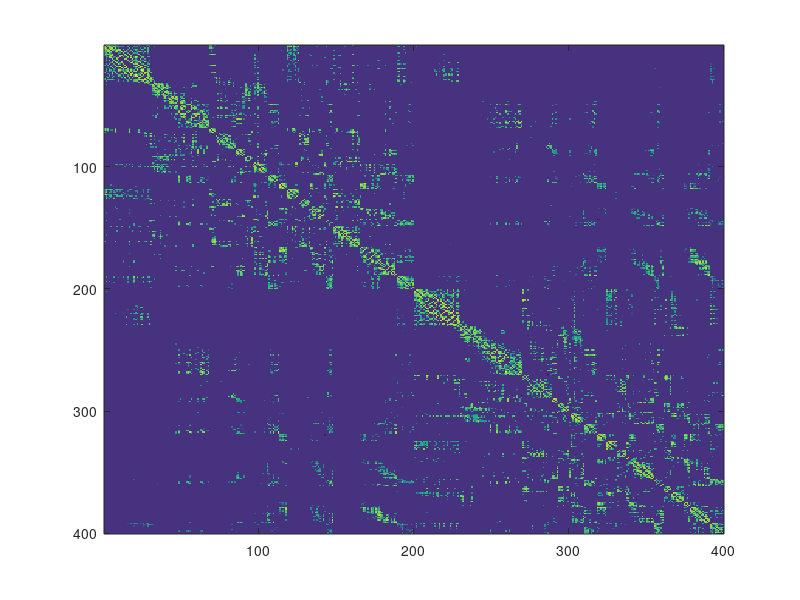

Recreate this plot in MATLAB. (Note: this script raises an error after producing the figure.)


%%%%%%%%%%%%%%%%%%%%%%%%%%%%%%%%%%%%%%%%%%%%%%%%%%%%%%%%%%%%%%%%%%%%%%%%%%%
%% OVERVIEW
% This code accompanies my presentation at the OHBM 2025 Educational Course
% on Brain Eigenmodes
%
% Simple code and example data to explore connectome harmonics aka
% structural eigenmodes (Atasoy et al., 2016 Nat Commun; Atasoy et al 2017
% SciRep).
% First, extract harmonics from a structural connectome and visualise them,
% comparing different atlas scales to appreciate differences in
% granularity.
% Second, use the harmonics to characterise some brain maps in terms of
% relative contribution from different harmonics.


%% REQUIREMENTS
% This code should be self-contained and ready to use with the provided data
% For full functionality (visualisation) please ensure that you have the 
% ENIGMA Toolbox (Lariviere 2020 Nature Methods) on your MATLAB path.
% Link: https://enigma-toolbox.readthedocs.io/en/latest/
% They also have full Python usability if you prefer.
% 
% The connectivity data here are reproduced from there to ensure that this code is 
% self-contained if necessary, but the surface-plotting functionalities 
% will only work with ENIGMA toolbox; otherwise a much simpler plot will be
% made.
%
% Andrea Luppi 2025; Email: andrea.luppi@psych.ox.ac.uk

clear all; close all

addpath('utils')

%%%%%%%%%%%%%%%%%%%%%%%%%%%%%%%%%%%%%%%%%%%%%%
%% Part 1: Extracting and inspecting structural eigenmodes

% load structural connectome in Schaefer-400 atlas, from ENIGMA Toolbox
SC_S400=csvread('data/strucMatrix_ctx_schaefer_400.csv');

% plot the SC
figure; imagesc(SC_S400) 

% This uses the normalised Laplacian so eigenvalues will be bound 
% between 0 and 2 for a symmetric (positive-definite) matrix;
% however the 0-eigenvalue might not be exactly zero due to numerical issues
[harmonics_SC400, frequencies_SC400] = fcn_extract_connectome_eigenmodes(SC_S400);


% plot on brain (ignoring the first harmonic)
for i = 2:4
    fcn_plot_brain_ENIGMA(harmonics_SC400 ...
        (:,i), 'Schaefer', ['Schaefer-400 SC Eigenmode number ', num2str(i)])
end



% Now repeat with scale 100
SC_S100=csvread('data/strucMatrix_ctx_schaefer_100.csv');

[harmonics_SC100, frequencies_SC100] = fcn_extract_connectome_eigenmodes(SC_S100);


% plot on brain (ignoring the first harmonic) - note the similarity 
% with the scale 400 (ignoring sign, which is arbitrary): 
% both coarse-grained and fine-grained parcellations produce equally
% smooth-looking harmonics
for i = 2:4
    fcn_plot_brain_ENIGMA(harmonics_SC100 ...
        (:,i), 'Schaefer', ['Schaefer-100 SC Eigenmode number ', num2str(i)])
end

% now plot the fine-grained ones for each: parcellations are now easier to
% tell apart because of the different granularity
% and the brain patterns do not match anymore
for i = 1:3
    fcn_plot_brain_ENIGMA(harmonics_SC100 ...
        (:,100-i), 'Schaefer', ['Schaefer-100 SC Eigenmode number ', num2str(100-i)])

        fcn_plot_brain_ENIGMA(harmonics_SC400 ...
        (:,400-i), 'Schaefer', ['Schaefer-400 SC Eigenmode number ', num2str(400-i)])
end


%%%%%%%%%%%%%%%%%%%%%%%%%%%%%%%%%%%%%%%%%%%%%%%%%%%
%% Part 2: Using structural eigenmodes map characterisation

% Load some maps to decode
smoothMap = csvread('data/smoothMap_Schaefer400.csv');
fcn_plot_brain_ENIGMA(smoothMap, 'Schaefer', ['Smoother map'])

midMap = csvread('data/midMap_Schaefer400.csv');
fcn_plot_brain_ENIGMA(midMap, 'Schaefer', ['Mid-smoothness map'])

fineMap = csvread('data/fineMap_Schaefer400.csv');
fcn_plot_brain_ENIGMA(fineMap, 'Schaefer', ['Finer map'])

% Obtain their energy (normalised contribution) 
% in terms of structural harmonics
[harmonic_energy] = fcn_harmonic_energy([smoothMap, midMap, fineMap], harmonics_SC400, frequencies_SC400)



% Now plot: notice how as the maps get finer-grained, contributions
% from the fine-grained harmonics increase
figure; hold on
subplot(3,1,1)
plot(1:size(harmonic_energy, 1), harmonic_energy(:,1), 'red')
legend({'Smoother'})

subplot(3,1,2)
plot(1:size(harmonic_energy, 1), harmonic_energy(:,2), 'blue')
ylabel('Harmonic Energy (normalised contribution)')
legend({'Mid-smoothness'})

subplot(3,1,3)
plot(1:size(harmonic_energy, 1), harmonic_energy(:,3), 'black')
xlabel('Harmonic Frequency Number K')
legend({'Finer'})


% Now repeat but with some real maps
FCgradient1Map = csvread('data/FC_Gradient1_Schaefer400.csv');
fcn_plot_brain_ENIGMA(FCgradient1Map, 'Schaefer', ['FC Gradient 1'])

attentionMp = csvread('data/Neurosynth_Attention_Schaefer400.csv');
fcn_plot_brain_ENIGMA(attentionMp, 'Schaefer', ['Attention'])

PET1aMap = csvread('data/PET_5HT1A_Schaefer400.csv');
fcn_plot_brain_ENIGMA(PET1aMap, 'Schaefer', ['Serotonin 1A map'])

% Obtain their energy (normalised contribution) 
% in terms of structural harmonics
[harmonic_energy_real] = fcn_harmonic_energy([FCgradient1Map, attentionMp, PET1aMap], harmonics_SC400, frequencies_SC400)


% Now plot: notice how as the maps get finer-grained, contributions
% from the fine-grained harmonics increase
figure; hold on
subplot(3,1,1)
plot(1:size(harmonic_energy_real, 1), harmonic_energy_real(:,1), 'red')
legend({'FC gradient'})

subplot(3,1,2)
plot(1:size(harmonic_energy_real, 1), harmonic_energy_real(:,2), 'blue')
ylabel('Harmonic Energy (normalised contribution)')
legend({'Attention'})

subplot(3,1,3)
plot(1:size(harmonic_energy_real, 1), harmonic_energy_real(:,3), 'black')
legend({'5HT1A'})
xlabel('Harmonic Frequency Number K')





